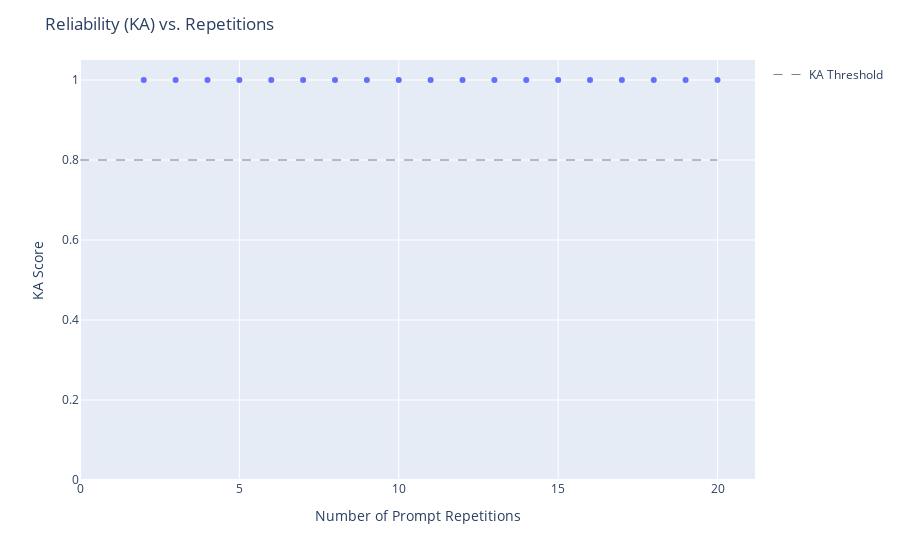
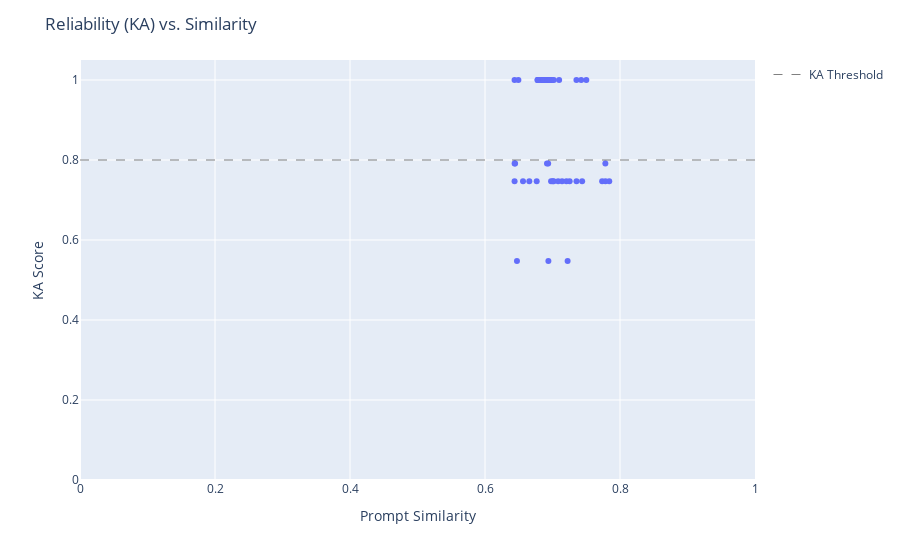

Write notebook code for charts like these, in order.
### Markdown cell above
## Twitter annotation example

### Code cell
# Twitter annotation example
#APIKEY = "[KEY]"
MODEL = 'gpt-3.5-turbo'
llm = LLMWrapper(model = MODEL, apikey=APIKEY)

MAX_TOKENS = 4096

df = pd.read_csv('tweets.csv')
df = df.sample(10)

# Truncate etc
texts = list(df['text'].values)

prompt = 'The following is a Twitter message written either by a Republican or a Democrat before the 2020 election. Your task is to guess whether the author is Republican or Democrat.'
prompt_postfix = '[Respond 0 for Democrat, or 1 for Republican. Guess is you do not know. Respond nothing else.]'

psa = PromptStabilityAnalysis(llm, texts,parse_function=lambda x: float(x), metric_fn = simpledorff.metrics.nominal_metric)

# Test variability for the same prompt.
res,df, ka_scores, iterrations_no = psa.baseline_stochasticity(prompt,prompt_postfix,iterations=20)
#print(f"The KA reliability for the main message is {res}")

# Test of variability across prompts
res,df,rel_vs_sim, poor_prompts = psa.interprompt_stochasticity(prompt,prompt_postfix, nr_variations=50, temperature=1.0, iterations=1)
#print(f"The KA inter reliability for varying the prompt is {res}")

### Figure 1 — Plotly figure (JSON) as saved in the notebook; plotly's stock layout.template omitted (floating-point values rounded to 4 significant figures)
{"data": [{"hovertemplate": "Repetitions=%{x}<br>KA Score=%{y}<extra></extra>", "legendgroup": "", "marker": {"color": "#636efa", "symbol": "circle"}, "mode": "markers", "name": "", "orientation": "v", "showlegend": false, "type": "scatter", "x": [2, 3, 4, 5, 6, 7, 8, 9, 10, 11, 12, 13, 14, 15, 16, 17, 18, 19, 20], "xaxis": "x", "y": [1, 1, 1, 1, 1, 1, 1, 1, 1, 1, 1, 1, 1, 1, 1, 1, 1, 1, 1], "yaxis": "y"}, {"line": {"color": "black", "dash": "dash", "width": 0.5}, "mode": "lines", "name": "KA Threshold", "type": "scatter", "x": [0, 20], "y": [0.8, 0.8]}], "layout": {"hovermode": "closest", "legend": {"tracegroupgap": 0}, "margin": {"t": 60}, "title": {"text": "Reliability (KA) vs. Repetitions"}, "xaxis": {"anchor": "y", "domain": [0, 1], "title": {"text": "Number of Prompt Repetitions"}}, "yaxis": {"anchor": "x", "domain": [0, 1], "range": [0, 1.05], "title": {"text": "KA Score"}}}}

### Figure 2 — Plotly figure (JSON) as saved in the notebook; plotly's stock layout.template omitted (floating-point values rounded to 4 significant figures)
{"data": [{"customdata": [[0], [1], [2], [3], [4], [5], [6], [7], [8], [9], [10], [11], [12], [13], [14], [15], [16], [17], [18], [19], [20], [21], [22], [23], [24], [25], [26], [27], [28], [29], [30], [31], [32], [33], [34], [35], [36], [37], [38], [39], [40], [41], [42], [43], [44], [45], [46], [47], [48], [49]], "hoverlabel": {"align": "left", "font": {"size": 12}, "namelength": 30}, "hovertemplate": "Prompt Similarity=%{x}<br>KA Score=%{y}<br>Prompt_id=%{customdata[0]}<extra></extra>", "legendgroup": "", "marker": {"color": "#636efa", "symbol": "circle"}, "mode": "markers", "name": "", "orientation": "v", "showlegend": false, "type": "scatter", "x": [0.6438, 0.6438, 0.6439, 0.6446, 0.6473, 0.6495, 0.6563, 0.6656, 0.6766, 0.6777, 0.6781, 0.6785, 0.6815, 0.6844, 0.6855, 0.6861, 0.6862, 0.6871, 0.6873, 0.689, 0.6918, 0.692, 0.6933, 0.6936, 0.6939, 0.6939, 0.6941, 0.6954, 0.6959, 0.6971, 0.6979, 0.6995, 0.7003, 0.7018, 0.702, 0.7083, 0.7098, 0.7142, 0.7206, 0.7224, 0.7254, 0.7355, 0.7355, 0.7425, 0.7439, 0.7501, 0.7736, 0.7783, 0.7784, 0.7841], "xaxis": "x", "y": [1, 0.7467, 0.7912, 0.7912, 0.5476, 1, 0.7467, 0.7467, 0.7467, 1, 1, 1, 1, 1, 1, 1, 1, 1, 1, 1, 0.7912, 1, 1, 0.7912, 1, 0.5476, 1, 1, 1, 1, 0.7467, 1, 0.7467, 0.7467, 1, 0.7467, 1, 0.7467, 0.7467, 0.5476, 0.7467, 1, 0.7467, 1, 0.7467, 1, 0.7467, 0.7912, 0.7467, 0.7467], "yaxis": "y"}, {"hoverlabel": {"align": "left", "font": {"size": 12}, "namelength": 30}, "line": {"color": "black", "dash": "dash", "width": 0.5}, "mode": "lines", "name": "KA Threshold", "type": "scatter", "x": [0, 1], "y": [0.8, 0.8]}], "layout": {"hovermode": "closest", "legend": {"tracegroupgap": 0}, "margin": {"t": 60}, "title": {"text": "Reliability (KA) vs. Similarity"}, "xaxis": {"anchor": "y", "domain": [0, 1], "range": [0, 1], "title": {"text": "Prompt Similarity"}}, "yaxis": {"anchor": "x", "domain": [0, 1], "range": [0, 1.05], "title": {"text": "KA Score"}}}}
